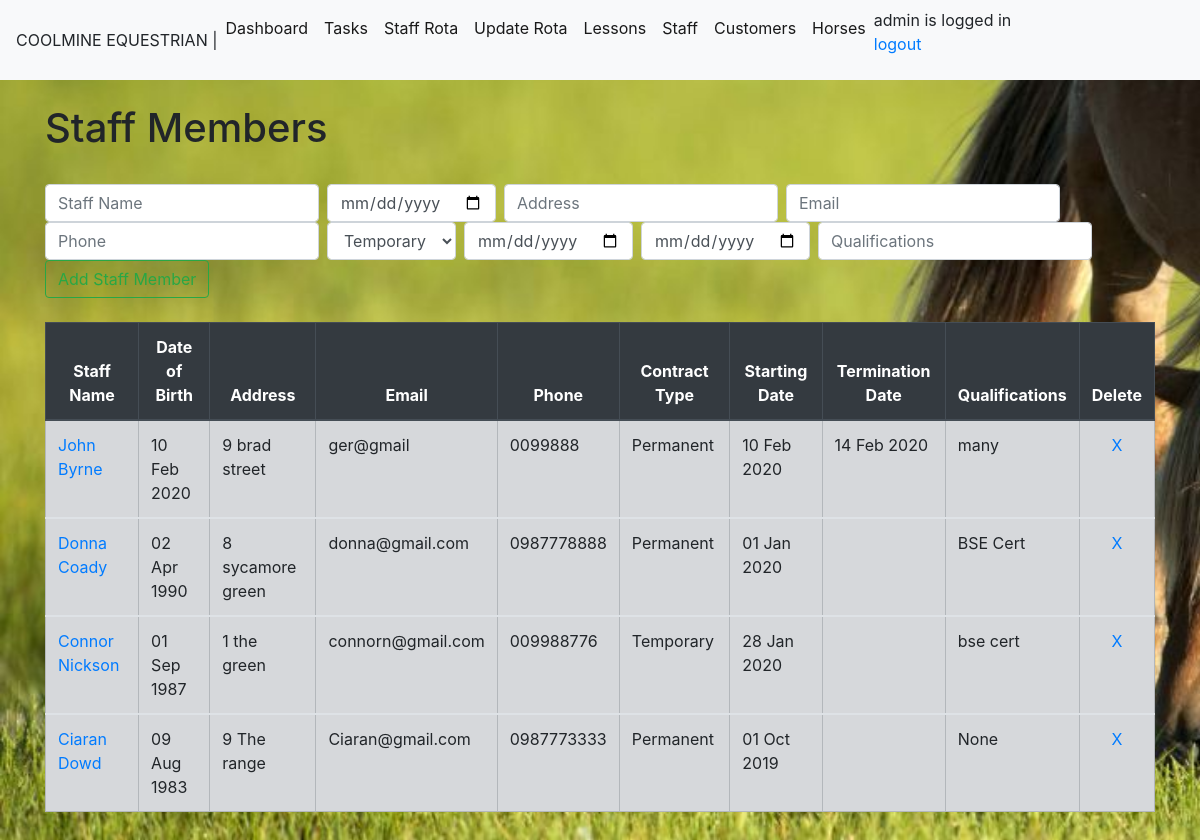
Screenshot of /staff (signed in) with the database file from the repository.
### module_task/models.py (models this page shows, shortened)
class StaffList(models.Model):
    staffname= models.CharField(max_length=50)
    staffdob=models.DateField(blank=True, null=True)
    staffaddress= models.CharField(max_length=200,blank=True, null=True)
    staffemail= models.EmailField(blank=True, null=True)
    staffphone=models.CharField(max_length=30,blank=True, null=True)
    staffcontract = models.CharField(null=True,max_length=20)
    startdate=models.DateField(blank=True, null=True)
    termindate =models.DateField(blank=True, null=True)
    staffqual =models.CharField(max_length=250, blank=True,null=True)

### module_task/views.py (the view)
# urls.py: path('staff',views.staff, name='staff'),
@login_required
@user_passes_test(lambda u: u.groups.filter(name='staffgroup').count() == 0, login_url='/accounts/login/')
def staff(request):
    if request.method == 'POST':
        form = StaffListForm(request.POST or None)
        form.save()
        all_staff = StaffList.objects.all
        messages.success(request, ('Staff member has been successfully added!'))
        return render(request,'staff.html',{'all_staff': all_staff})
    else:
         all_staff = StaffList.objects.all
         return render(request,'staff.html',{'all_staff': all_staff})

### module_task/templates/staff.html (shortened to what this page needs)
{%extends 'base.html'%}
{% block content %}
<h1> Staff Members</h1>
<form class="form-inline my-2 my-lg-0" method="POST">{% csrf_token %}
  <input class="form-control mr-sm-2" type="add" placeholder="Staff Name" aria-label="Add" name="staffname">
  <input class="form-control mr-sm-2" type="date" placeholder="Date of Birth" name="staffdob">
  <input class="form-control mr-sm-2" type="add" placeholder="Address" aria-label="Add" name="staffaddress">
  <input class="form-control mr-sm-2" type="add" placeholder="Email" aria-label="Add" name="staffemail">
  <input class="form-control mr-sm-2" type="add" placeholder="Phone" aria-label="Add" name="staffphone">
  <select class="form-control mr-sm-2"  placeholder="Contract Type"  name="staffcontract"> <option value="Temporary">Temporary</option>
  <option value="Permanent">Permanent</option> </select>
  <input class="form-control mr-sm-2" type="date" placeholder="Start Date" name="startdate">
  <input class="form-control mr-sm-2" type="date" placeholder="Termination Date" name="termindate">
  <input class="form-control mr-sm-2" type="add" placeholder="Qualifications" aria-label="Add" name="staffqual">
  <button class="btn btn-outline-success my-2 my-sm-0" type="submit">Add Staff Member</button>
</form>
{% if all_staff %}
  <table class="table table-bordered">
    <thead class="thead-dark">
      <tr>
        <th scope="col">Staff Name</th>
        <th scope="col">Date of Birth</th>
        <th scope="col">Address</th>
        <th scope="col">Email</th>
        <th scope="col">Phone</th>
        <th scope="col">Contract Type</th>
        <th scope="col">Starting Date</th>
        <th scope="col">Termination Date</th>
        <th scope="col">Qualifications</th>
        <th scope="col">Delete</th>
      </tr>
    </thead>
 {% for staff in all_staff %}
    <tbody>
          <tr class="table-secondary">
            <td> <a href="{% url 'editstaff' staff.id %}">{{staff.staffname}}</a> </td>
            <td> {{staff.staffdob|date:"d M Y"}} </td>
            <td> {{staff.staffaddress}} </td>
            <td> {{staff.staffemail}} </td>
            <td> {{staff.staffphone}} </td>
            <td> {{staff.staffcontract}} </td>
            <td> {{staff.startdate|date:"d M Y"}} </td>
            <td> {{staff.termindate|date:"d M Y"}} </td>
            <td> {{staff.staffqual}} </td>
            <td><center> <a href="{% url 'deletestaff' staff.id %}">X</a></center> </td>
          </tr>
    </tbody>
 {% endfor %}
  </table>
{% endif %}
<body>
{% endblock %}

### module_task/templates/base.html (shortened to what this page needs)
{% load static %}
<!doctype html>
<html lang="en">
  <head>
    <link rel="stylesheet" href="https://stackpath.bootstrapcdn.com/bootstrap/4.3.1/css/bootstrap.min.css">
    <link rel="stylesheet" href="{% static 'css/style.css' %}">
    <link rel="stylesheet" href="{% static 'js/jquery-ui-1.12.1/jquery-ui.min.css' %}">
    <link rel="stylesheet" href="{% static 'js/jquery-ui-1.12.1/jquery-ui.structure.min.css' %}">
    <link rel="stylesheet" href="{% static 'js/jquery-ui-1.12.1/jquery-ui.theme.min.css' %}">  <link rel="stylesheet" href="//code.jquery.com/ui/1.12.1/themes/base/jquery-ui.css">
  <body>
        <nav class="navbar navbar-expand-lg navbar-light bg-light >
          <a class="navbar-brand" >COOLMINE EQUESTRIAN        |  </a>
                <div class="collapse navbar-collapse" id="navbarSupportedContent">
                  <ul class="navbar-nav mr-auto">
                    <li class="nav-item active">
                      <a class="nav-link" href="/">Dashboard <span class="sr-only">(current)</span></a>
                    </li>
                    <li class="nav-item active">
                      <a class="nav-link" href="{% url 'task' %}">Tasks</a>
                      <li class="nav-item active">
                      <a class="nav-link" href="{% url 'rotaview' %}">Staff Rota</a>
                    </li>
                     </li>
                      {% ifequal user.username "admin" %}
                      <li class="nav-item active">
                      <a class="nav-link" href="{% url 'rota' %}">Update Rota</a>
                    </li>
                      {% endifequal %}
                      <li class="nav-item active">
                      <a class="nav-link" href="{% url 'lessons' %}">Lessons</a>
                    </li>
                    {% ifequal user.username "admin" %}
                      <li class="nav-item active">
                      <a class="nav-link" href="{% url 'staff' %}">Staff</a>
                    {% endifequal %}
                    </li>
                    <li class="nav-item active">
                      <a class="nav-link" href="{% url 'people' %}">Customers</a>
                    </li>
                    <li class="nav-item active">
                      <a class="nav-link" href="{% url 'horses' %}">Horses</a>
                    </li>
                    <span style = "float: right;">
                    {% if user.is_authenticated %}
                     {{ user.username }} is logged in
                     <p><a href="{% url 'logout' %}">logout</a></p>
                    {% else %}
                      <p>You are not logged in</p>
                    {% endif %}
                    </span>
                  </ul>
                </div>
              </nav>
    <div class="container">
    {% block content %}
    {% endblock %}
    </div>

### static/css/style.css (style rules this page uses)
th { text-align: center; }
body { background-image: url( '../images/grasshorse.jpg' ); background-repeat: no-repeat; background-size: cover }

### rows the page displays
StaffList: staffname "John Byrne", staffdob "10 Feb 2020", staffaddress "9 brad street", staffemail "ger@gmail", staffphone "0099888", staffcontract "Permanent", startdate "10 Feb 2020", termindate "14 Feb 2020", staffqual "many"
StaffList: staffname "Donna Coady", staffdob "02 Apr 1990", staffaddress "8 sycamore green", staffemail "donna@gmail.com", staffphone "0987778888", staffcontract "Permanent", startdate "01 Jan 2020", staffqual "BSE Cert"
StaffList: staffname "Connor Nickson", staffdob "01 Sep 1987", staffaddress "1 the green", staffemail "connorn@gmail.com", staffphone "009988776", staffcontract "Temporary", startdate "28 Jan 2020", staffqual "bse cert"
StaffList: staffname "Ciaran Dowd", staffdob "09 Aug 1983", staffaddress "9 The range", staffemail "Ciaran@gmail.com", staffphone "0987773333", staffcontract "Permanent", startdate "01 Oct 2019", staffqual "None"

### other values shown
{{ user.username }} "admin"
